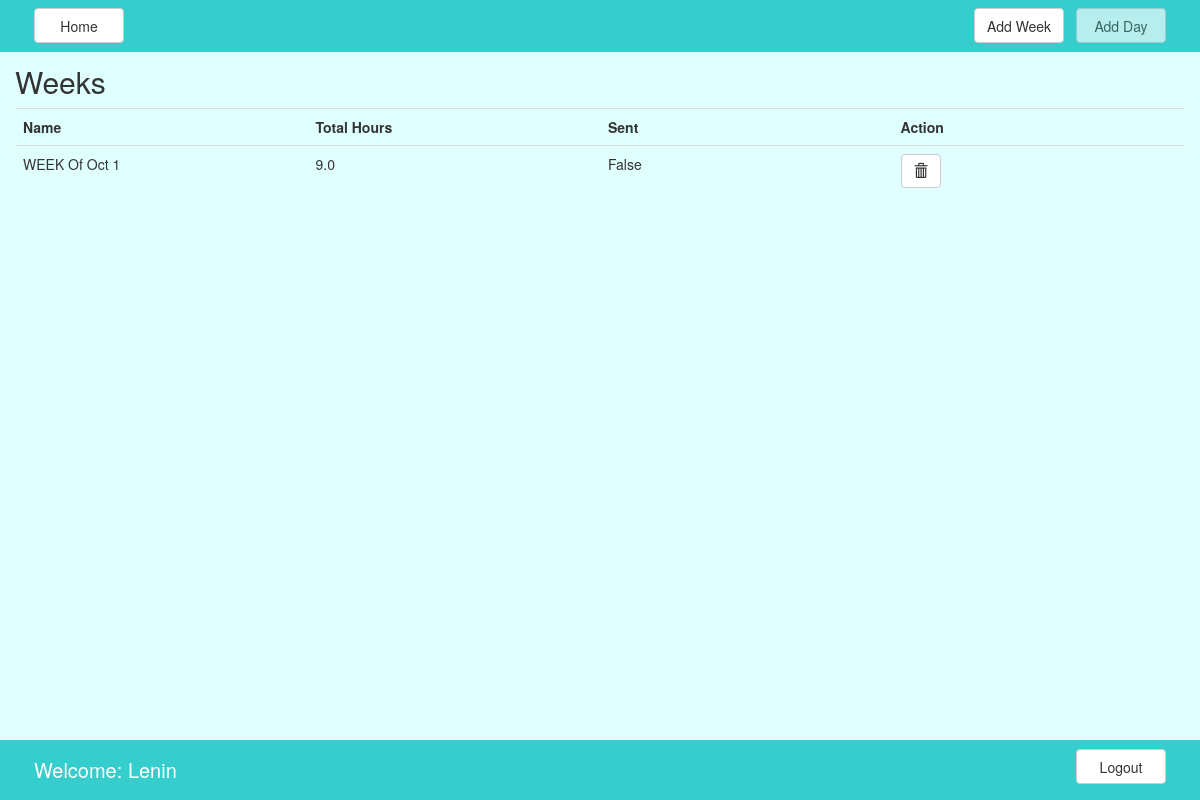
Page /report/ (signed in) on the earlier database version.
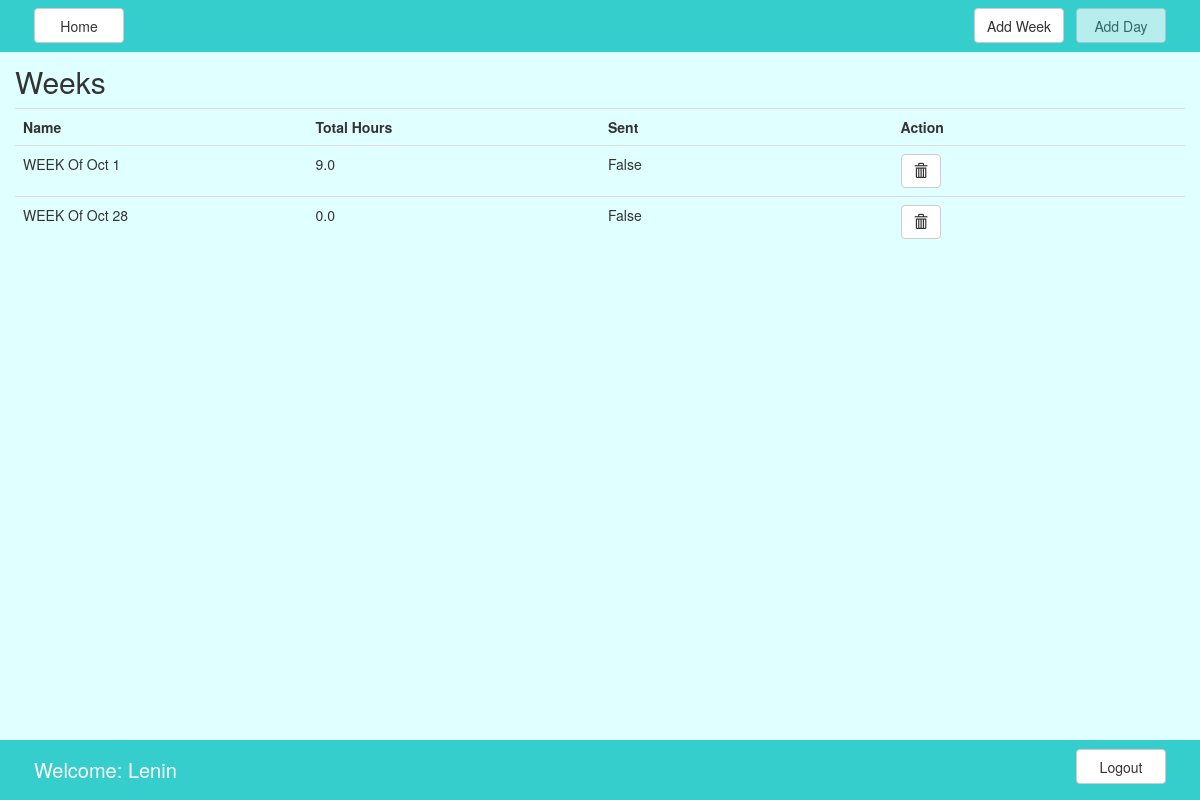
Same page on the later database version.
### report/models.py (models this page shows, shortened)
class weekly_report(models.Model):
    author = models.ForeignKey(User, on_delete=models.CASCADE)
    name = models.CharField(max_length=50)
    sent = models.BooleanField(default=False)
    total_hours = models.FloatField(default='0')
    miscelaneous = models.FloatField(default='0')
    comments = models.TextField(max_length=500, null=True, blank=True)

### report/views.py (the view)
class WeekListView(generic.ListView):
    template_name = 'week.html'
    def get_queryset(self):
        return weekly_report.objects.filter(author=self.request.user)

### template/week.html (shortened to what this page needs)
{% extends "base.html" %}
{% load staticfiles %}
{% block h1 %}Weeks{% endblock %}
{% block content %}
<div class="table-responsive">
<table class="table">
    <th style="width: 10%">Name</th>
    <th style="width: 10%">Total Hours</th>
    <th style="width: 10%">Sent</th>
    <th style="width: 10%">Action</th>
    {% for week in object_list%}
    <form id="form_main{{ week.id }}",method="post",action="{% url 'report:view_week_delete' week.id %}",onsubmit="">
        <tr>
            <td style="cursor:pointer" onclick="location.href='/report/week/{{week.pk}}'">{{week.name}}</td>
            <td style="cursor:pointer" onclick="location.href='/report/week/{{week.pk}}'">{{week.total_hours}}</td>
            <td style="cursor:pointer" onclick="location.href='/report/week/{{week.pk}}'">{{week.sent}}</td>
            <td >
                <button type="submit", class="btn btn-default btn-s" onclick="event.preventDefault();$('<div></div>').html('Do you want to delete {{week.name}}?').dialog({title: 'Confirm', resizable: false, modal: true,buttons: {'Yes': function() {$(this).dialog('close');$('#form_main{{ week.id }}').submit();},'No': function() {$(this).dialog('close');}},close: function (event, ui) {$(this).remove();},});">
                    <span class="glyphicon glyphicon-trash"></span>
                </button>
            </td>
        </tr>
    </form>
    {% endfor %}
</table>
</div>
{% endblock %}

Differences in the rows shown:
added weekly_report: name "WEEK Of Oct 28", total_hours "0.0", sent "False"
